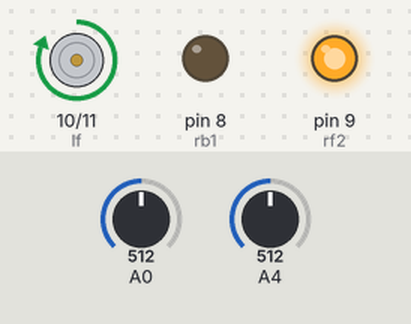
This sketch was run on a simulated Arduino Uno, built with avr-gcc and run on an emulated ATmega328P. On the bench: motor-driver pin pairs drawn as motors (green arrow = first pin HIGH = forward, orange = second pin HIGH = backward, longer = more drive), output pins drawn as LEDs (lit = HIGH). The inputs (shaded band) are chosen by the test bench; at power-on: A0 = 512, A4 = 512.

Above: at 1.2 s.
1.3 s: A0 set to 490
At 2.1 s:
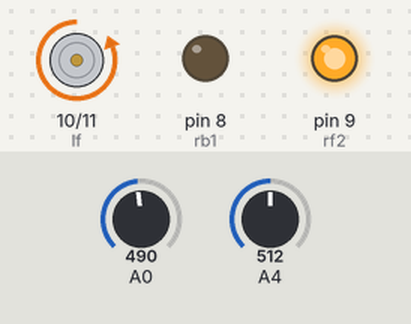
2.8 s: A0 set to 510
At 3.3 s:
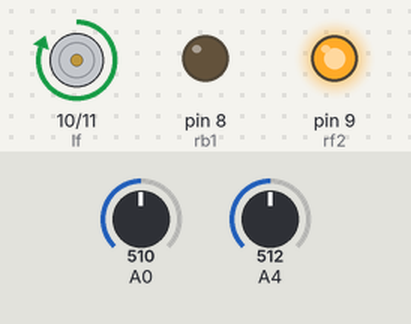
4.4 s: A4 set to 490
At 5.6 s:
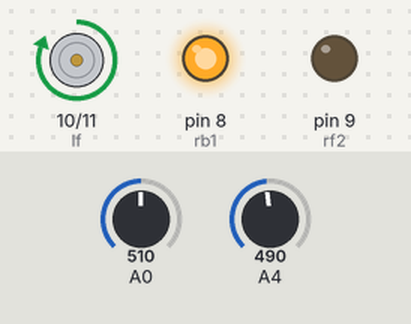
5.9 s: A4 set to 510
At 6.9 s:
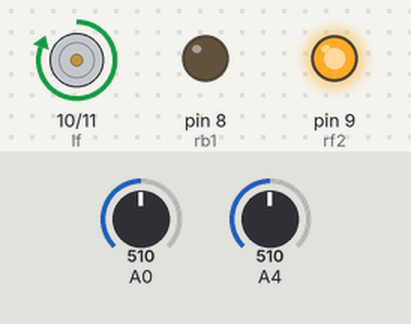
Timing chart, 0 to 8.4 s (numbered marks = the images above; inputs shaded):
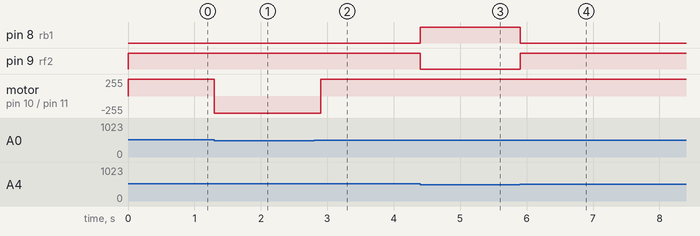

The sketch:

sketch_feb01abasic.ino
```cpp
#define rb1 8
#define rf2 9
#define lf 10
#define lb 11
#define ls analogRead(0)
#define rs analogRead(4)
#define LOW 0
#define HIGH 1

void setup()
{
 pinMode(lf,OUTPUT);
 pinMode(lb,OUTPUT);
 pinMode(rb1,OUTPUT);
 pinMode(rf2,OUTPUT);

}

void loop()
{ if((ls>500)&&(rs>500))
   {
    forward();
  }
 else if(ls<500)
   {
   left();
   delay(800);
   }
 else if(rs<500)
   {
    right();
   delay(500);
   }
   else
   forward();


}
void forward()
{
digitalWrite(lf,1);
digitalWrite(lb,0);
digitalWrite(rb1,0);
digitalWrite(rf2,1);
}
void backward()
{
  digitalWrite(lf,0);
digitalWrite(lb,1);
digitalWrite(rb1,1);
digitalWrite(rf2,0);
}
void right()
{
  digitalWrite(lf,1);
digitalWrite(lb,0);
digitalWrite(rb1,1);
digitalWrite(rf2,0);
}
void left()
{
  digitalWrite(lf,0);
digitalWrite(lb,1);
digitalWrite(rb1,0);
digitalWrite(rf2,1);
}
 void stop(){
 digitalWrite(lf,0);
digitalWrite(lb,0);
digitalWrite(rb1,0);
digitalWrite(rf2,0);}
```

Measured:
- the behaviour switches between 500 and 499 on A0 (found by bisection; images 0 and 1)
- the behaviour switches between 500 and 499 on A4 (found by bisection; images 2 and 3)
- after the input at 1.3 s, motor on pin 10 (lf) / pin 11 (lb): forward 255/255 → backward 255/255 at once
- after the input at 2.8 s, motor on pin 10 (lf) / pin 11 (lb): backward 255/255 → forward 255/255 after 0.10 s
- after the input at 4.4 s, pin 8 (rb1): LOW → HIGH at once; pin 9 (rf2): HIGH → LOW at once
- after the input at 5.9 s, pin 8 (rb1): HIGH → LOW at once; pin 9 (rf2): LOW → HIGH at once
